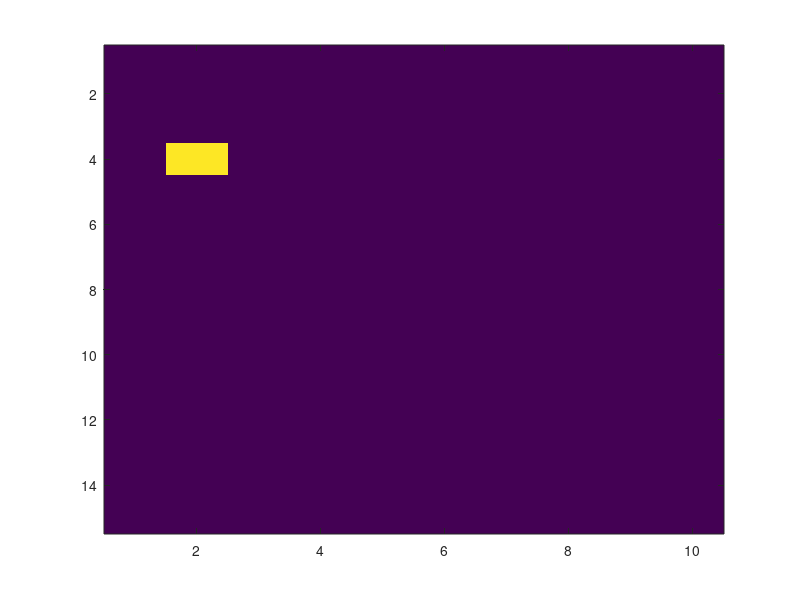

This figure's MATLAB source: (Note: this script raises an error after producing the figure.)
saveDir = 'D:\CHESS_data\simulated_data_two_spot_growth\';
mkdir(saveDir)
%% Randomized spot example
num_ims = 20;
num_spots = 1;
% Ring sampling parameters
ring_width = 10;
num_theta= 80;
num_rad = 2*ring_width+1;
dtheta = 1;
drad = 1;
% Amplitude
min_amp = 100;
max_amp = 300;

%Azimuthal mean and variance
min_az_mean = 1;
max_az_mean = 399;
start_center_az_std = 2;
end_center_az_std = 25;
width_az_std = 1;

%Radial mean and variance
center_rad_mean = 20;
width_rad_mean = 5;
start_center_rad_std = 1;
end_center_rad_std = 4;
width_rad_std = 0.3;

% Basis function variance parameters
P.num_var_t = 15;
P.num_var_r = 10;
P.dtheta = 1;
P.drad = 1;
P.var_theta = linspace(P.dtheta/2,30,P.num_var_t);
P.var_rad   = linspace(P.drad/2,  5,P.num_var_r);

% Setup sample positions and 
positions = zeros(num_ims,1);
dist = zeros(num_ims,1);
for i = 1:num_ims
        positions(i) = i;
        if (i < 11)
            dist(i) = sqrt( (4)^2 );
        else
            dist(i) = sqrt( (16)^2 );
        end
end

% Produce 5x5 array of ring images
synth_sample = cell(num_ims,1);
VDF = cell(num_ims,1);
evar_az = zeros(num_ims,1);
evar_rad = zeros(num_ims,1);

theta_means = [35,45];
rad_means = [10,10];
amplitudes = rand(num_spots,1)*max_amp + min_amp;

for i = 1:size(positions,1)
% for i = [1,50,100]
    % Generate diffraction spot parameters
    std_theta = randn(num_spots,1).*width_az_std + start_center_az_std*(1-dist(i)/num_ims) + end_center_az_std*(dist(i)/num_ims);
    std_rad = randn(num_spots,1).*width_rad_std + start_center_rad_std*(1-dist(i)/num_ims) + end_center_rad_std*(dist(i)/num_ims); 

    VDF{i} = hist3([std_theta,std_rad],'Ctrs',{P.var_theta',P.var_rad'});
    figure(1)
    imagesc(VDF{i})
    
    % Generate image
    B = zeros(num_rad,num_theta);
    for j = 1:num_spots
        B = B + amplitudes(j)*...
            gaussian_basis_wrap_2D_norm2( num_theta,dtheta,round(theta_means(j)),std_theta(j)^2,...
                                          num_rad,drad,round(rad_means(j)),std_rad(j) );
    end
    % Add noise
    B = B + randn(num_rad,num_theta)*mean(amplitudes)/100;
    
    % Plot image
    figure(2)
    uplim = max(B(:));
    imshow(B,'DisplayRange',[0 uplim],'Colormap',jet)
    
    % Save sample info to structure
    sample.image = B;
    sample.std_theta = std_theta;
    sample.std_rad = std_rad;
    sample.theta_mean = theta_means;
    sample.rad_mean = rad_means;
    sample.amplitudes = amplitudes;
    sample.vdf = VDF{i};
    
    %Compute expected variance
    total = sum(amplitudes(:));
    az_signal = amplitudes.*std_theta;
    rad_signal = amplitudes.*std_rad;
    expected_var_az = sum(az_signal(:))/total;
    expected_var_rad = sum(rad_signal(:))/total;
    evar_az(i) = expected_var_az;
    evar_rad(i) = expected_var_rad;
    
    % Add sample to 100x1 cell array 
    synth_sample{i} = sample;
    im_name = [saveDir,sprintf('polar_image_%i.mat',i)];
    polar_image = B;
    
    % Save out image files
    save(im_name,'polar_image')
    
    % Perturb spots
    theta_mean_deltas = randn(num_spots,1)*1;
    rad_mean_deltas = randn(num_spots,1)*0.25;
    amplitude_deltas = randn(num_spots,1)*8;
    
%     theta_means = theta_means + theta_mean_deltas;
%     rad_means = rad_means + rad_mean_deltas;
    amplitudes = amplitudes + amplitude_deltas;
%     pause()
end
save([saveDir,'synth_data.mat'],'synth_sample','VDF')

%% View Expected Variance
% figure(2)
% image(evar_image,'CDataMapping','scaled')
% colorbar()
